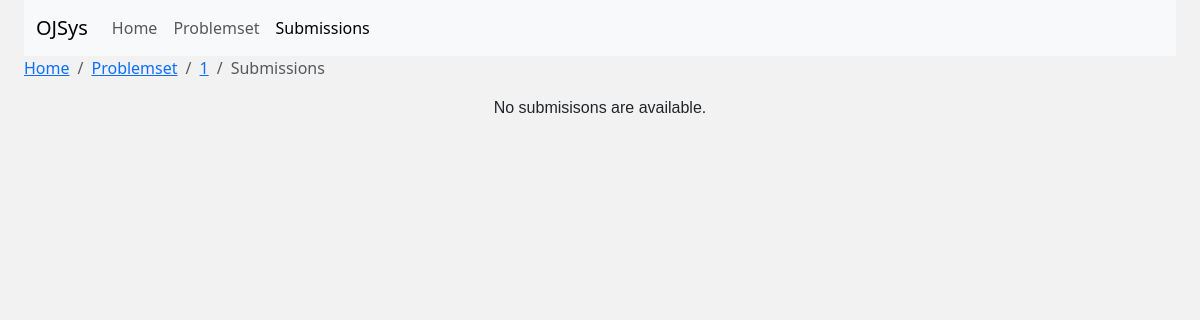
Before: /ojsys/1/submissions/ with the older database file.
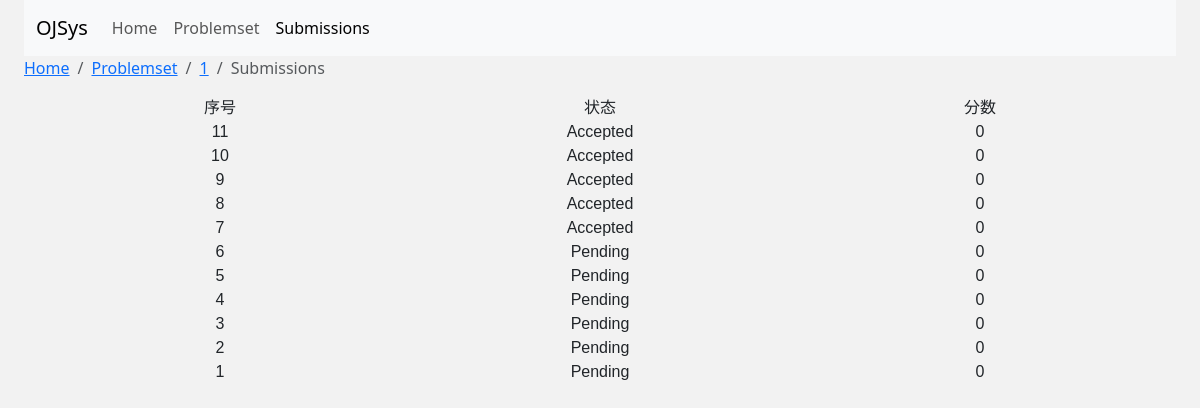
After: the same page with the newer database file.
### ojsys/models.py (models this page shows, shortened)
class Question(models.Model):
    title = models.CharField(max_length=200)
    text = models.TextField()
    pub_date = models.DateTimeField("date published")
    timeLimit = models.IntegerField(default=1000)
    memoryLimit = models.IntegerField(default=128)
    submissionCnt = models.IntegerField(default=0)
    acceptedCnt = models.IntegerField(default=0)

class Submission(models.Model):
    question = models.ForeignKey(Question, on_delete=models.CASCADE)
    score = models.IntegerField(default=0)
    status = models.CharField(max_length=20, default="Pending")
    code = models.TextField()
    lang = models.CharField(max_length=20, default="C++")
    user = models.CharField(max_length=20)

### ojsys/views.py (the view)
# urls.py: path("submissions/", views.submitindex, name="submitindex"),
def submissions(request, question_id):
    question = get_object_or_404(Question, pk=question_id)
    latest_submission_list = Submission.objects.filter(question=question_id).order_by("-id")[:]
    context = {"latest_submission_list": latest_submission_list, "question": question}
    return render(request, "ojsys/submissions.html", context)

### ojsys/templates/ojsys/submissions.html (shortened to what this page needs)
<!DOCTYPE html>
<head>
    <link href="https://cdn.jsdelivr.net/npm/bootstrap@5.3.2/dist/css/bootstrap.min.css" rel="stylesheet"
>
</head>
<body>
    <nav class="navbar navbar-expand-lg navbar-light bg-light">
        <div class="container-fluid">
            <a class="navbar-brand" href="/">OJSys</a>
            <div class="collapse navbar-collapse" id="navbarNav">
                <ul class="navbar-nav">
                    <li class="nav-item">
                        <a class="nav-link" href="/">Home</a>
                    </li>
                    <li class="nav-item">
                        <a class="nav-link" href="/ojsys/problemset">Problemset</a>
                    </li>
                    <li class="nav-item">
                        <a class="nav-link active" aria-current="page" href="/ojsys/submissions">Submissions</a>
                    </li>
                </ul>
            </div>
        </div>
    </nav>
    <nav aria-label="breadcrumb">
        <ol class="breadcrumb">
            <li class="breadcrumb-item"><a href="/">Home</a></li>
            <li class="breadcrumb-item"><a href="/ojsys/problemset/">Problemset</a></li>
            <li class="breadcrumb-item"><a href="{% url 'ojsys:detail' question.id %}">{{question.id}}</a></li>
            <li class="breadcrumb-item active" aria-current="page">Submissions</li>
        </ol>
    </nav>
    <div id="problemlist" class="container text-center">
        {% if latest_submission_list %}
        <div class="row">
            <div class="col">
                序号
            </div>
            <div class="col">
                状态
            </div>
            <div class="col">
                分数
            </div>
        </div>
        {% for sub in latest_submission_list %}
        <div class="row">
            <div class="col">
                {{ sub.id }}
            </div>
            <div class="col">
                {{sub.status}}
            </div>
            <div class="col">
                {{sub.score}}
            </div>
        </div>
        {% endfor %}
        {% else %}
        <p>No submisisons are available.</p>
        {% endif %}
    </div>
</body>

### ojsys/templates/ojsys/submissions.html (style rules this page uses)
#problemlist { font-family: Arial, Helvetica, sans-serif; border-collapse: collapse; width: 100%; margin: 0 auto; text-align: center; }
body { background-color: #f2f2f2; margin: 0 auto; width: 96%; }

Changed rows visible on the page:
added Submission: id "11", status "Accepted", score "0"
added Submission: id "10", status "Accepted", score "0"
added Submission: id "9", status "Accepted", score "0"
added Submission: id "8", status "Accepted", score "0"
added Submission: id "7", status "Accepted", score "0"
added Submission: id "6", status "Pending", score "0"
added Submission: id "5", status "Pending", score "0"
added Submission: id "4", status "Pending", score "0"
added Submission: id "3", status "Pending", score "0"
added Submission: id "2", status "Pending", score "0"
added Submission: id "1", status "Pending", score "0"
Other visible differences:
text no longer shown: "No submisisons are available."
text now shown: "序号 状态 分数"
